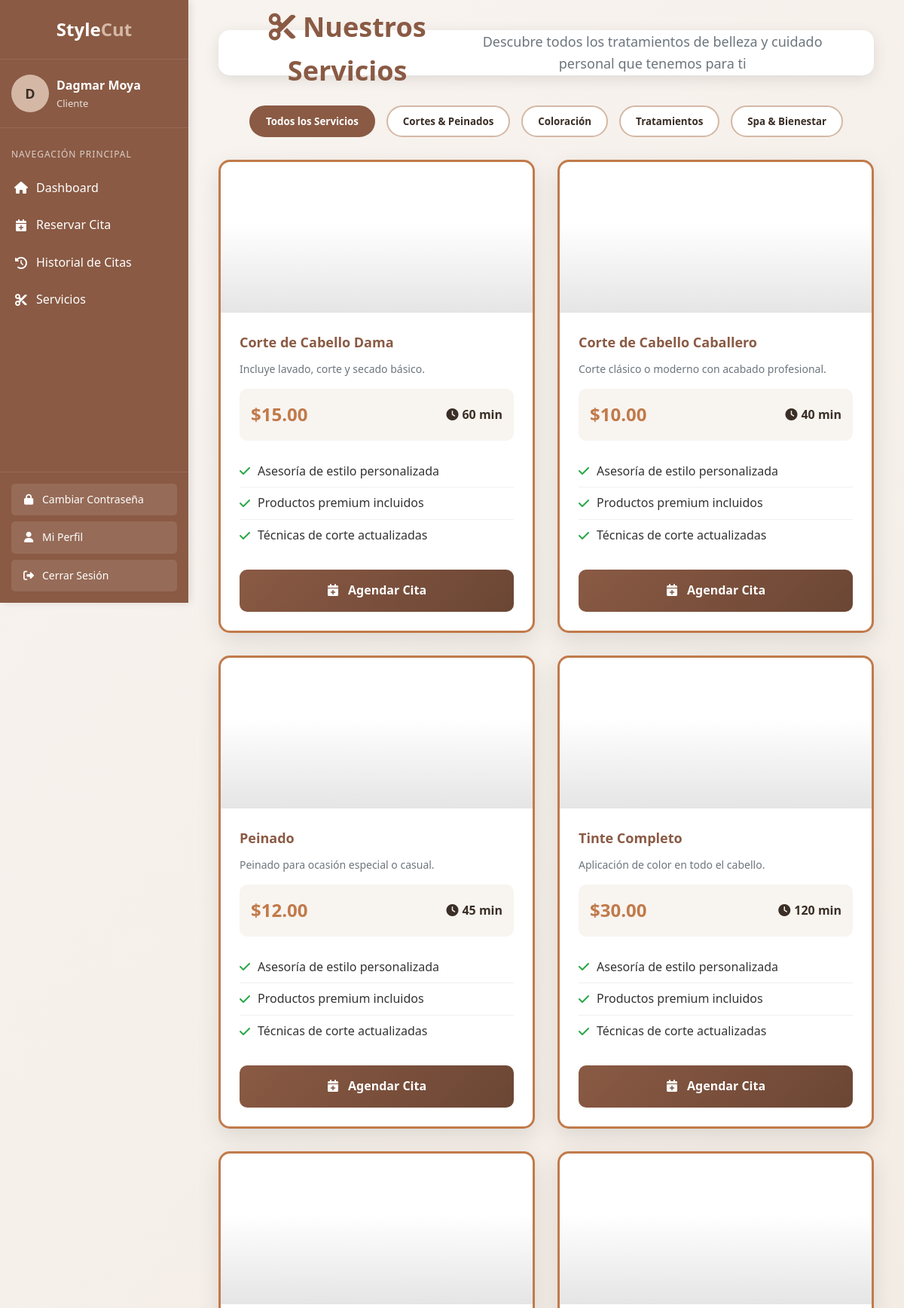
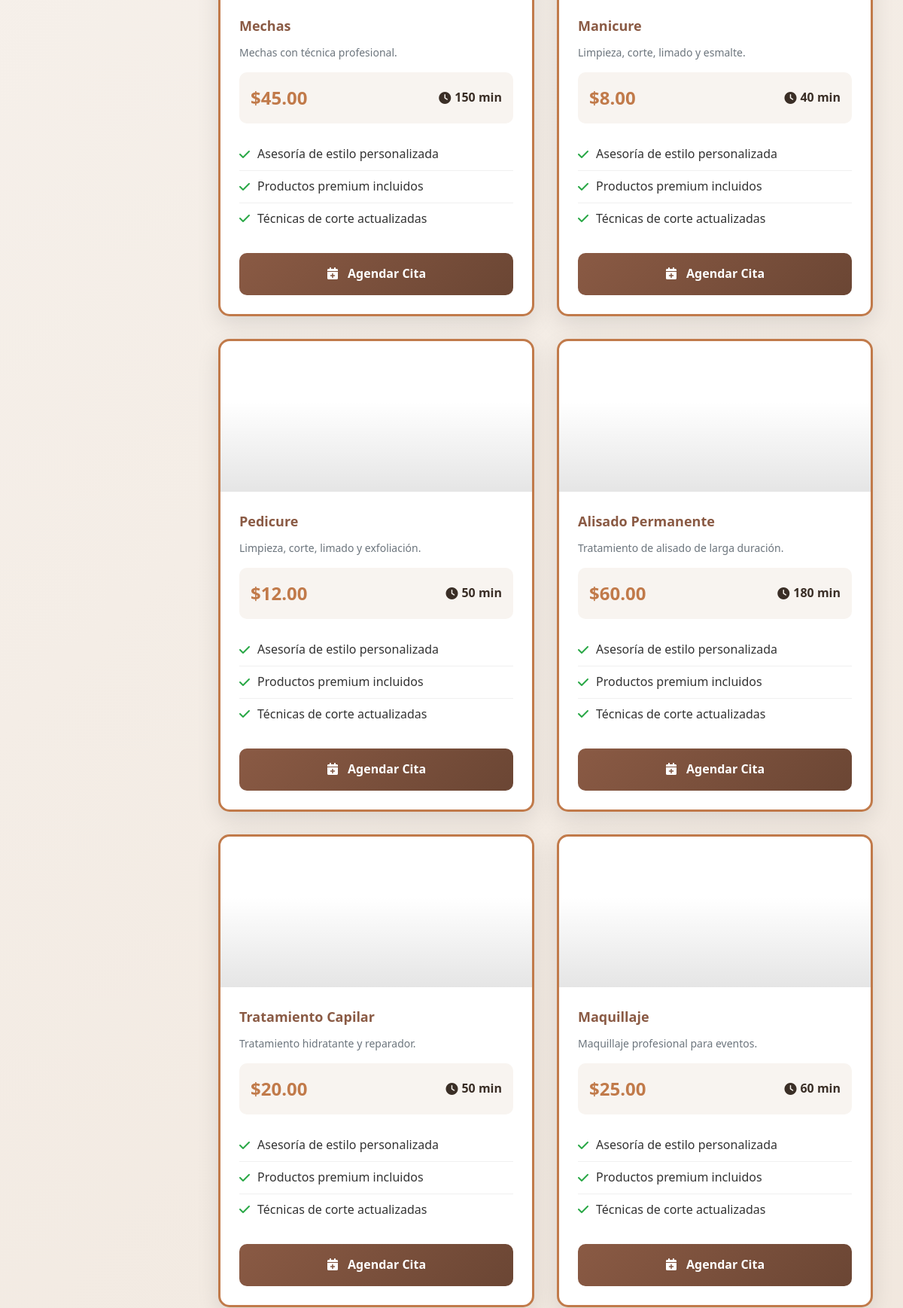
Page /cliente/servicios_disponibles.php (signed in, upper part) on the committed database (2 pictures, top to bottom).
### tables this page shows
CREATE TABLE `servicios` (
  `id` int(11) NOT NULL,
  `nombre` varchar(100) NOT NULL,
  `descripcion` text DEFAULT NULL,
  `duracion` int(11) NOT NULL,
  `precio` decimal(10,2) NOT NULL
);

### cliente/servicios_disponibles.php (the view, shortened to what this page needs)
<?php
include_once __DIR__ . '/../templates/header.php';
include_once __DIR__ . '/../conexion/bd.php';
$sql = $conexion->prepare("SELECT nombre,descripcion,precio,duracion FROM servicios");
$sql->execute();
$servicios = $sql->fetchAll(PDO::FETCH_OBJ);
?>
<div class="container">
    <div class="header">
        <h1><i class="fas fa-scissors"></i> Nuestros Servicios</h1>
        <p>Descubre todos los tratamientos de belleza y cuidado personal que tenemos para ti</p>
    </div>
    <div class="filters">
        <button class="filter-btn active" data-filter="all">Todos los Servicios</button>
        <button class="filter-btn" data-filter="hair">Cortes & Peinados</button>
        <button class="filter-btn" data-filter="color">Coloración</button>
        <button class="filter-btn" data-filter="treatment">Tratamientos</button>
        <button class="filter-btn" data-filter="spa">Spa & Bienestar</button>
    </div>
    <div class="services-grid">
        <?php if (empty($servicios)): ?>
            <p style="text-align:center; color:#555;">No hay servicios disponibles por el momento.</p>
        <?php else: ?>
        <?php foreach ($servicios as $item) : ?>
            <div class="service-card featured">
                <div class="service-image" style="background-image: url('https://images.unsplash.com/photo-1560066984-138dadb4c035?ixlib=rb-4.0.3&auto=format&fit=crop&w=600&q=80');"></div>
                <div class="service-content">
                    <h3 class="service-title"><?php echo htmlspecialchars($item->nombre);?></h3>
                    <p class="service-description"><?php echo $item->descripcion; ?>.</p>
                    <div class="service-details">
                        <div class="service-price">$<?php echo $item->precio; ?></div>
                        <div class="service-duration"><i class="fas fa-clock"></i> <?php echo htmlspecialchars($item->duracion); ?> min</div>
                    </div>
                    <ul class="service-features">
                        <li><i class="fas fa-check"></i> Asesoría de estilo personalizada</li>
                        <li><i class="fas fa-check"></i> Productos premium incluidos</li>
                        <li><i class="fas fa-check"></i> Técnicas de corte actualizadas</li>
                    </ul>
                    <a href="reservar_cita.php" class="btn-book">
                        <i class="fas fa-calendar-plus"></i> Agendar Cita
                    </a>
                </div>
            </div>
        <?php endforeach; ?>
        <?php endif; ?>
    </div>
<?php include_once __DIR__ . '/../templates/footer.php'; ?>

### templates/header.php (style rules this page uses)
:root { --primary: #8a5a44; --primary-dark: #6b4634; --secondary: #d4b8a5; --accent: #c17a4a; --dark: #3a2e26; --light: #f8f4f0; --text: #333333; --sidebar-width: 250px; --header-height: 60px; --box-border-radius: 8px; }
* { margin: 0; padding: 0; box-sizing: border-box; font-family: 'Source Sans Pro', 'Segoe UI', Tahoma, Geneva, Verdana, sans-serif; }
body { background-color: #f4f6f9; color: var(--text); line-height: 1.6; min-height: 100vh; display: flex; }
.header { background-color: white; height: var(--header-height); box-shadow: 0 2px 5px rgba(0, 0, 0, 0.1); display: flex; align-items: center; justify-content: space-between; padding: 0 20px; position: sticky; top: 0; z-index: 800; }
.services-grid { display: grid; grid-template-columns: repeat(auto-fit, minmax(280px, 1fr)); gap: 20px; margin-bottom: 30px; }
.service-card { background-color: white; border-radius: var(--box-border-radius); overflow: hidden; box-shadow: 0 2px 10px rgba(0, 0, 0, 0.05); transition: transform 0.3s ease, box-shadow 0.3s ease; }
.service-content { padding: 20px; }
.service-content h3 { color: var(--primary); margin-bottom: 10px; font-size: 18px; }
.service-content p { margin-bottom: 15px; font-size: 14px; color: #6c757d; }

### cliente/servicios_disponibles.php (style rules this page uses)
:root { --primary: #8a5a44; --primary-dark: #6b4634; --secondary: #d4b8a5; --accent: #c17a4a; --dark: #3a2e26; --light: #f8f4f0; --text: #333333; --success: #28a745; }
* { margin: 0; padding: 0; box-sizing: border-box; font-family: 'Segoe UI', Tahoma, Geneva, Verdana, sans-serif; }
body { background: linear-gradient(135deg, #f8f4f0 0%, #f0e6dc 100%); color: var(--text); line-height: 1.6; min-height: 100vh; padding: 20px; }
.container { max-width: 1200px; margin: 0 auto; }
.header { text-align: center; margin-bottom: 40px; padding: 30px; background: white; border-radius: 15px; box-shadow: 0 5px 20px rgba(0, 0, 0, 0.1); }
.header h1 { color: var(--primary); font-size: 36px; margin-bottom: 10px; }
.header p { color: #6c757d; font-size: 18px; max-width: 600px; margin: 0 auto; }
.filters { display: flex; justify-content: center; gap: 15px; margin-bottom: 30px; flex-wrap: wrap; }
.filter-btn { padding: 10px 20px; background: white; border: 2px solid var(--secondary); border-radius: 25px; color: var(--dark); font-weight: 600; cursor: pointer; transition: all 0.3s ease; }
.filter-btn.active, .filter-btn:hover { background: var(--primary); color: white; border-color: var(--primary); }
.services-grid { display: grid; grid-template-columns: repeat(auto-fill, minmax(350px, 1fr)); gap: 30px; margin-bottom: 50px; }
.service-card { background: white; border-radius: 15px; overflow: hidden; box-shadow: 0 10px 30px rgba(0, 0, 0, 0.1); transition: all 0.3s ease; position: relative; }
.service-card.featured { border: 3px solid var(--accent); }
.service-image { height: 200px; background-size: cover; background-position: center; position: relative; }
.service-image::after { content: ''; position: absolute; bottom: 0; left: 0; right: 0; height: 60%; background: linear-gradient(transparent, rgba(0, 0, 0, 0.1)); }
.service-content { padding: 25px; }
.service-title { color: var(--primary); font-size: 22px; margin-bottom: 15px; font-weight: 700; }
.service-description { color: #6c757d; margin-bottom: 20px; line-height: 1.6; }
.service-details { display: flex; justify-content: space-between; align-items: center; margin-bottom: 20px; padding: 15px; background: var(--light); border-radius: 10px; }
.service-price { font-size: 24px; font-weight: 700; color: var(--accent); }
.service-duration { display: flex; align-items: center; gap: 5px; color: var(--dark); font-weight: 600; }
.service-features { list-style: none; margin-bottom: 25px; }
.service-features li { padding: 8px 0; border-bottom: 1px solid #f0f0f0; display: flex; align-items: center; gap: 10px; }
.service-features li:last-child { border-bottom: none; }
.service-features i { color: var(--success); }
.btn-book { display: block; width: 100%; padding: 15px; background: linear-gradient(135deg, var(--primary) 0%, var(--primary-dark) 100%); color: white; border: none; border-radius: 10px; font-size: 16px; font-weight: 600; cursor: pointer; transition: all 0.3s ease; text-align: center; text-decoration: none; }
.btn-book i { margin-right: 8px; }

### rows in the picture
servicios: nombre "Corte de Cabello Dama", descripcion "Incluye lavado, corte y secado básico", precio "15.00", duracion "60"
servicios: nombre "Corte de Cabello Caballero", descripcion "Corte clásico o moderno con acabado profesional", precio "10.00", duracion "40"
servicios: nombre "Peinado", descripcion "Peinado para ocasión especial o casual", precio "12.00", duracion "45"
servicios: nombre "Tinte Completo", descripcion "Aplicación de color en todo el cabello", precio "30.00", duracion "120"
servicios: nombre "Mechas", descripcion "Mechas con técnica profesional", precio "45.00", duracion "150"
servicios: nombre "Manicure", descripcion "Limpieza, corte, limado y esmalte", precio "8.00", duracion "40"
servicios: nombre "Pedicure", descripcion "Limpieza, corte, limado y exfoliación", precio "12.00", duracion "50"
servicios: nombre "Alisado Permanente", descripcion "Tratamiento de alisado de larga duración", precio "60.00", duracion "180"
servicios: nombre "Tratamiento Capilar", descripcion "Tratamiento hidratante y reparador", precio "20.00", duracion "50"
servicios: nombre "Maquillaje", descripcion "Maquillaje profesional para eventos", precio "25.00", duracion "60"

### other values in the picture
substr($_SESSION['nombre'], 0, 1) "D"
$_SESSION['nombre'] "Dagmar Moya"
$_SESSION['rol'] "Cliente"
